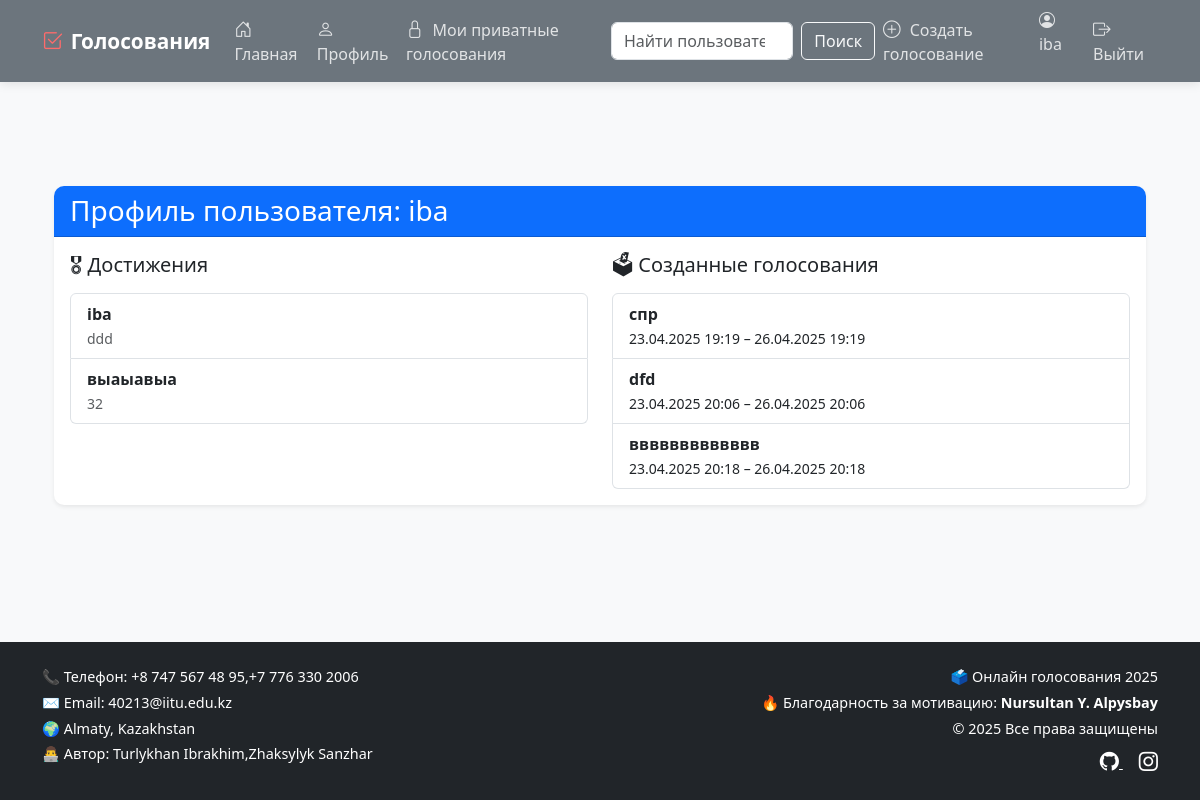
Before: /polls/users/2/ (signed in) with the older database file.
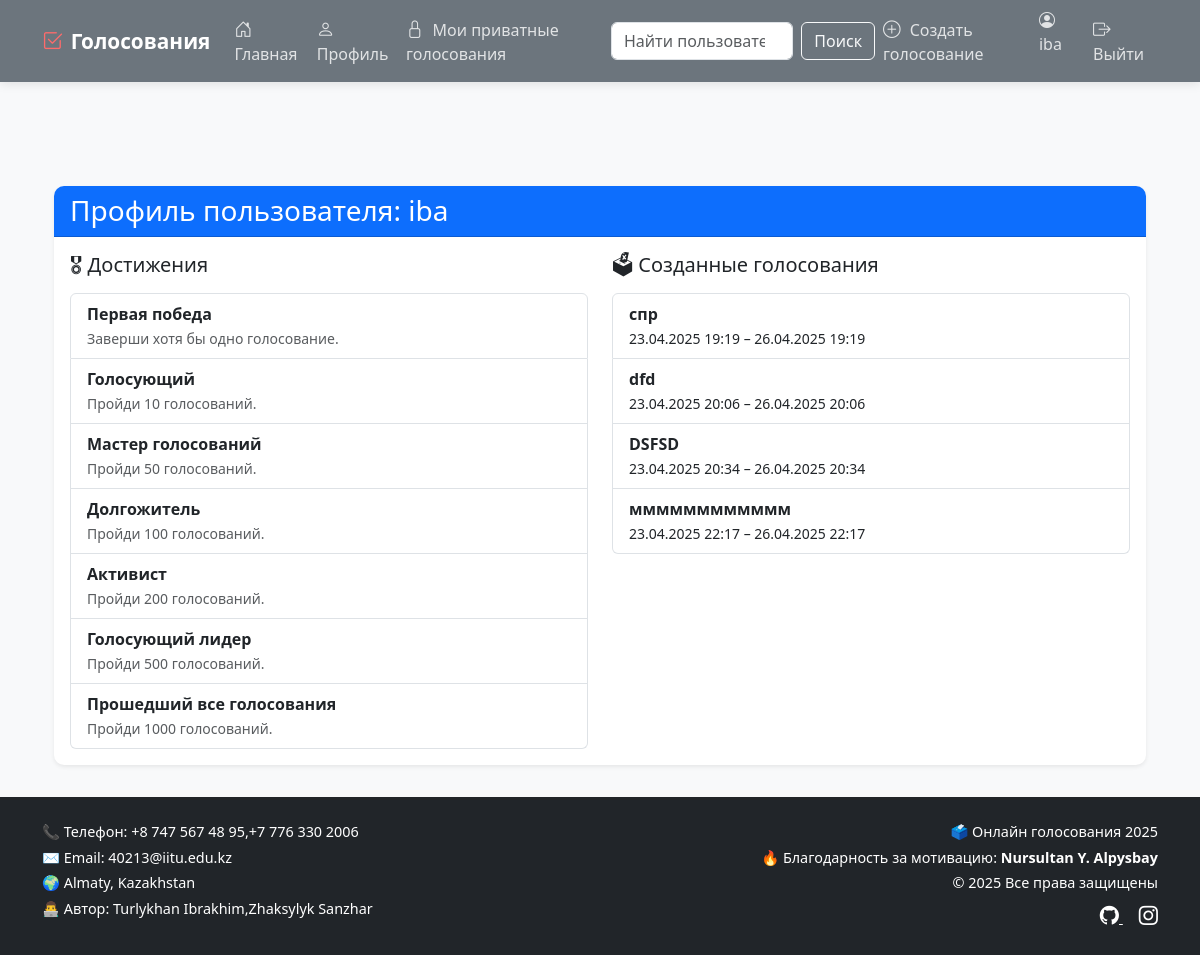
After: the same page with the newer database file.
### polls/models.py (models this page shows, shortened)
class Achievement(models.Model):
    name = models.CharField(max_length=100)
    description = models.TextField()
    required_votes = models.PositiveIntegerField()
    created_at = models.DateTimeField(auto_now_add=True)  # автоматическая установка при создании
    total_votes_required = models.PositiveIntegerField(help_text="Количество голосований, которые необходимо пройти для достижения")
    goal = models.PositiveIntegerField(default=0, help_text="Цель для достижения")  # Новый атрибут
    icon = models.ImageField(upload_to='achievement_icons/', blank=True, null=True)  # Добавление поля icon

class Election(models.Model):
    VISIBILITY_CHOICES = [
        ('public', 'Публичное'),
        ('private', 'Приватное'),
    ]
    title = models.CharField(max_length=200, verbose_name="Название голосования")
    description = models.TextField(verbose_name="Описание", blank=True)
    creator = models.ForeignKey(User, on_delete=models.CASCADE, verbose_name="Создатель", null=True, blank=True)
    created_at = models.DateTimeField(auto_now_add=True)
    start_date = models.DateTimeField(verbose_name="Дата начала")
    end_date = models.DateTimeField(verbose_name="Дата окончания")
    is_active = models.BooleanField(default=True, verbose_name="Активно")
    visibility = models.CharField(max_length=10, choices=VISIBILITY_CHOICES, default='public', verbose_name="Видимость")
    is_public = models.BooleanField(default=True)
    invited_users = models.ManyToManyField(User, related_name='invited_elections', blank=True,
                                           verbose_name="Приглашенные пользователи")
    unique_link = models.CharField(max_length=50, unique=True, blank=True, verbose_name="Уникальная ссылка")

### polls/views.py (the view)
# urls.py: path('users/<int:user_id>/', views.user_profile, name='user_profile'),
@login_required
def user_profile(request, user_id):
    profile_user = get_object_or_404(User, id=user_id)
    user_achievements = UserAchievement.objects.filter(user=profile_user).select_related('achievement')
    elections_created = Election.objects.filter(creator=profile_user)
    context = {
        'profile_user': profile_user,
        'achievements': [ua.achievement for ua in user_achievements],
        'elections_created': elections_created,
    }
    return render(request, 'polls/user_profile.html', context)

### polls/templates/polls/user_profile.html (shortened to what this page needs)
{% extends 'polls/base.html' %}
{% block content %}
<div class="container mt-5">
  <div class="card shadow-sm">
    <div class="card-header bg-primary text-white">
      <h3 class="mb-0">Профиль пользователя: {{ profile_user.username }}</h3>
    </div>
    <div class="card-body">
      <div class="row">
        <div class="col-md-6">
          <h5 class="mb-3">🎖 Достижения</h5>
          {% if achievements %}
          <ul class="list-group">
            {% for achievement in achievements %}
            <li class="list-group-item">
              <strong>{{ achievement.name }}</strong><br>
              <small class="text-muted">{{ achievement.description }}</small>
            </li>
            {% endfor %}
          </ul>
          {% else %}
          <p class="text-muted">Нет достижений.</p>
          {% endif %}
        </div>
        <div class="col-md-6">
          <h5 class="mb-3">🗳 Созданные голосования</h5>
          {% if elections_created %}
          <ul class="list-group">
            {% for election in elections_created %}
            <li class="list-group-item">
              <strong>{{ election.title }}</strong><br>
              <small>{{ election.start_date|date:"d.m.Y H:i" }} – {{ election.end_date|date:"d.m.Y H:i" }}</small>
            </li>
            {% endfor %}
          </ul>
          {% else %}
          <p class="text-muted">Нет созданных голосований.</p>
          {% endif %}
        </div>
      </div>
    </div>
  </div>
</div>
{% endblock %}

Changed rows visible on the page:
removed Achievement: name "iba", description "ddd"
removed Achievement: name "выаыавыа", description "32"
removed Election: title "ввввввввввввв", start_date "23.04.2025 20:18", end_date "26.04.2025 20:18"
added Achievement: name "Первая победа", description "Заверши хотя бы одно голосование."
added Achievement: name "Голосующий", description "Пройди 10 голосований."
added Achievement: name "Мастер голосований", description "Пройди 50 голосований."
added Achievement: name "Долгожитель", description "Пройди 100 голосований."
added Achievement: name "Активист", description "Пройди 200 голосований."
added Achievement: name "Голосующий лидер", description "Пройди 500 голосований."
added Achievement: name "Прошедший все голосования", description "Пройди 1000 голосований."
added Election: title "DSFSD", start_date "23.04.2025 20:34", end_date "26.04.2025 20:34"
added Election: title "мммммммммммм", start_date "23.04.2025 22:17", end_date "26.04.2025 22:17"
